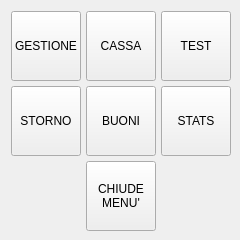
<?xml version="1.0" encoding="UTF-8"?>
<ui version="4.0">
 <class>OperazioniDlg</class>
 <widget class="QDialog" name="OperazioniDlg">
  <property name="geometry">
   <rect>
    <x>0</x>
    <y>0</y>
    <width>240</width>
    <height>240</height>
   </rect>
  </property>
  <property name="minimumSize">
   <size>
    <width>240</width>
    <height>240</height>
   </size>
  </property>
  <property name="maximumSize">
   <size>
    <width>240</width>
    <height>240</height>
   </size>
  </property>
  <property name="windowTitle">
   <string>Gestione Cassa</string>
  </property>
  <layout class="QGridLayout" name="gridLayout">
   <item row="1" column="1">
    <widget class="QToolButton" name="cassaBtn">
     <property name="sizePolicy">
      <sizepolicy hsizetype="MinimumExpanding" vsizetype="Expanding">
       <horstretch>0</horstretch>
       <verstretch>0</verstretch>
      </sizepolicy>
     </property>
     <property name="minimumSize">
      <size>
       <width>70</width>
       <height>70</height>
      </size>
     </property>
     <property name="maximumSize">
      <size>
       <width>100</width>
       <height>70</height>
      </size>
     </property>
     <property name="text">
      <string>CASSA</string>
     </property>
     <property name="icon">
      <iconset resource="risorse.qrc">
       <normaloff>:/GestCassa/cassa</normaloff>:/GestCassa/cassa</iconset>
     </property>
     <property name="iconSize">
      <size>
       <width>48</width>
       <height>48</height>
      </size>
     </property>
     <property name="toolButtonStyle">
      <enum>Qt::ToolButtonTextUnderIcon</enum>
     </property>
    </widget>
   </item>
   <item row="4" column="0">
    <widget class="QToolButton" name="stornoBtn">
     <property name="sizePolicy">
      <sizepolicy hsizetype="MinimumExpanding" vsizetype="Expanding">
       <horstretch>0</horstretch>
       <verstretch>0</verstretch>
      </sizepolicy>
     </property>
     <property name="minimumSize">
      <size>
       <width>70</width>
       <height>70</height>
      </size>
     </property>
     <property name="maximumSize">
      <size>
       <width>100</width>
       <height>70</height>
      </size>
     </property>
     <property name="text">
      <string>STORNO</string>
     </property>
     <property name="icon">
      <iconset resource="risorse.qrc">
       <normaloff>:/GestCassa/cancella</normaloff>:/GestCassa/cancella</iconset>
     </property>
     <property name="iconSize">
      <size>
       <width>48</width>
       <height>48</height>
      </size>
     </property>
     <property name="autoExclusive">
      <bool>false</bool>
     </property>
     <property name="toolButtonStyle">
      <enum>Qt::ToolButtonTextUnderIcon</enum>
     </property>
    </widget>
   </item>
   <item row="1" column="0">
    <widget class="QToolButton" name="gestioneBtn">
     <property name="sizePolicy">
      <sizepolicy hsizetype="MinimumExpanding" vsizetype="Expanding">
       <horstretch>0</horstretch>
       <verstretch>0</verstretch>
      </sizepolicy>
     </property>
     <property name="minimumSize">
      <size>
       <width>70</width>
       <height>70</height>
      </size>
     </property>
     <property name="maximumSize">
      <size>
       <width>100</width>
       <height>70</height>
      </size>
     </property>
     <property name="text">
      <string>GESTIONE</string>
     </property>
     <property name="icon">
      <iconset resource="risorse.qrc">
       <normaloff>:/GestCassa/gestione</normaloff>:/GestCassa/gestione</iconset>
     </property>
     <property name="iconSize">
      <size>
       <width>48</width>
       <height>48</height>
      </size>
     </property>
     <property name="toolButtonStyle">
      <enum>Qt::ToolButtonTextUnderIcon</enum>
     </property>
    </widget>
   </item>
   <item row="1" column="2">
    <widget class="QToolButton" name="testBtn">
     <property name="sizePolicy">
      <sizepolicy hsizetype="MinimumExpanding" vsizetype="Expanding">
       <horstretch>0</horstretch>
       <verstretch>0</verstretch>
      </sizepolicy>
     </property>
     <property name="minimumSize">
      <size>
       <width>70</width>
       <height>70</height>
      </size>
     </property>
     <property name="maximumSize">
      <size>
       <width>100</width>
       <height>70</height>
      </size>
     </property>
     <property name="text">
      <string>TEST</string>
     </property>
     <property name="icon">
      <iconset resource="risorse.qrc">
       <normaloff>:/GestCassa/warning</normaloff>:/GestCassa/warning</iconset>
     </property>
     <property name="iconSize">
      <size>
       <width>48</width>
       <height>48</height>
      </size>
     </property>
     <property name="toolButtonStyle">
      <enum>Qt::ToolButtonTextUnderIcon</enum>
     </property>
    </widget>
   </item>
   <item row="4" column="1">
    <widget class="QToolButton" name="buoniBtn">
     <property name="sizePolicy">
      <sizepolicy hsizetype="MinimumExpanding" vsizetype="Expanding">
       <horstretch>0</horstretch>
       <verstretch>0</verstretch>
      </sizepolicy>
     </property>
     <property name="minimumSize">
      <size>
       <width>70</width>
       <height>70</height>
      </size>
     </property>
     <property name="maximumSize">
      <size>
       <width>100</width>
       <height>70</height>
      </size>
     </property>
     <property name="text">
      <string>BUONI</string>
     </property>
     <property name="icon">
      <iconset resource="risorse.qrc">
       <normaloff>:/GestCassa/ticket</normaloff>:/GestCassa/ticket</iconset>
     </property>
     <property name="iconSize">
      <size>
       <width>48</width>
       <height>48</height>
      </size>
     </property>
     <property name="autoExclusive">
      <bool>false</bool>
     </property>
     <property name="toolButtonStyle">
      <enum>Qt::ToolButtonTextUnderIcon</enum>
     </property>
    </widget>
   </item>
   <item row="4" column="2">
    <widget class="QToolButton" name="statsBtn">
     <property name="sizePolicy">
      <sizepolicy hsizetype="MinimumExpanding" vsizetype="Expanding">
       <horstretch>0</horstretch>
       <verstretch>0</verstretch>
      </sizepolicy>
     </property>
     <property name="minimumSize">
      <size>
       <width>70</width>
       <height>70</height>
      </size>
     </property>
     <property name="maximumSize">
      <size>
       <width>100</width>
       <height>70</height>
      </size>
     </property>
     <property name="text">
      <string>STATS</string>
     </property>
     <property name="icon">
      <iconset resource="risorse.qrc">
       <normaloff>:/GestCassa/stats</normaloff>:/GestCassa/stats</iconset>
     </property>
     <property name="iconSize">
      <size>
       <width>48</width>
       <height>48</height>
      </size>
     </property>
     <property name="autoExclusive">
      <bool>false</bool>
     </property>
     <property name="toolButtonStyle">
      <enum>Qt::ToolButtonTextUnderIcon</enum>
     </property>
    </widget>
   </item>
   <item row="5" column="1">
    <widget class="QToolButton" name="chiudeBtn">
     <property name="sizePolicy">
      <sizepolicy hsizetype="MinimumExpanding" vsizetype="Expanding">
       <horstretch>0</horstretch>
       <verstretch>0</verstretch>
      </sizepolicy>
     </property>
     <property name="minimumSize">
      <size>
       <width>70</width>
       <height>70</height>
      </size>
     </property>
     <property name="maximumSize">
      <size>
       <width>100</width>
       <height>70</height>
      </size>
     </property>
     <property name="text">
      <string>CHIUDE
MENU'</string>
     </property>
     <property name="icon">
      <iconset resource="risorse.qrc">
       <normaloff>:/GestCassa/freccia_giu_blu</normaloff>:/GestCassa/freccia_giu_blu</iconset>
     </property>
     <property name="iconSize">
      <size>
       <width>48</width>
       <height>48</height>
      </size>
     </property>
     <property name="autoExclusive">
      <bool>false</bool>
     </property>
     <property name="toolButtonStyle">
      <enum>Qt::ToolButtonTextUnderIcon</enum>
     </property>
    </widget>
   </item>
  </layout>
 </widget>
 <resources>
  <include location="risorse.qrc"/>
 </resources>
 <connections/>
</ui>
